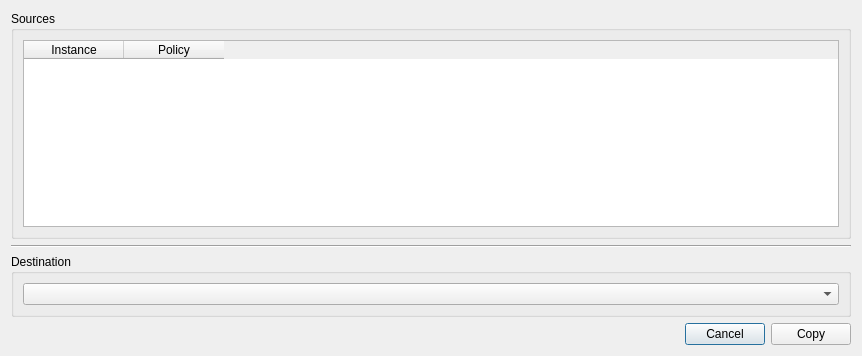
<?xml version="1.0" encoding="UTF-8"?>
<ui version="4.0">
 <class>Copy</class>
 <widget class="QDialog" name="Copy">
  <property name="geometry">
   <rect>
    <x>0</x>
    <y>0</y>
    <width>862</width>
    <height>356</height>
   </rect>
  </property>
  <property name="windowTitle">
   <string>Copy</string>
  </property>
  <layout class="QVBoxLayout" name="verticalLayout">
   <item>
    <widget class="QGroupBox" name="groupBox">
     <property name="title">
      <string>Sources</string>
     </property>
     <layout class="QVBoxLayout" name="verticalLayout_2">
      <item>
       <widget class="QTableWidget" name="tableWidget_selection">
        <property name="sizePolicy">
         <sizepolicy hsizetype="MinimumExpanding" vsizetype="Expanding">
          <horstretch>0</horstretch>
          <verstretch>0</verstretch>
         </sizepolicy>
        </property>
        <property name="rowCount">
         <number>0</number>
        </property>
        <property name="columnCount">
         <number>2</number>
        </property>
        <column>
         <property name="text">
          <string>Instance</string>
         </property>
        </column>
        <column>
         <property name="text">
          <string>Policy</string>
         </property>
        </column>
       </widget>
      </item>
     </layout>
    </widget>
   </item>
   <item>
    <widget class="Line" name="line">
     <property name="orientation">
      <enum>Qt::Horizontal</enum>
     </property>
    </widget>
   </item>
   <item>
    <widget class="QGroupBox" name="groupBox_2">
     <property name="title">
      <string>Destination</string>
     </property>
     <layout class="QVBoxLayout" name="verticalLayout_3">
      <item>
       <widget class="QComboBox" name="comboBox_instances"/>
      </item>
     </layout>
    </widget>
   </item>
   <item>
    <layout class="QHBoxLayout" name="horizontalLayout">
     <item>
      <spacer name="horizontalSpacer">
       <property name="orientation">
        <enum>Qt::Horizontal</enum>
       </property>
       <property name="sizeHint" stdset="0">
        <size>
         <width>40</width>
         <height>20</height>
        </size>
       </property>
      </spacer>
     </item>
     <item>
      <widget class="QPushButton" name="pushButton_cancel">
       <property name="text">
        <string>Cancel</string>
       </property>
      </widget>
     </item>
     <item>
      <widget class="QPushButton" name="pushButton_copy">
       <property name="text">
        <string>Copy</string>
       </property>
      </widget>
     </item>
    </layout>
   </item>
  </layout>
 </widget>
 <resources/>
 <connections/>
</ui>
